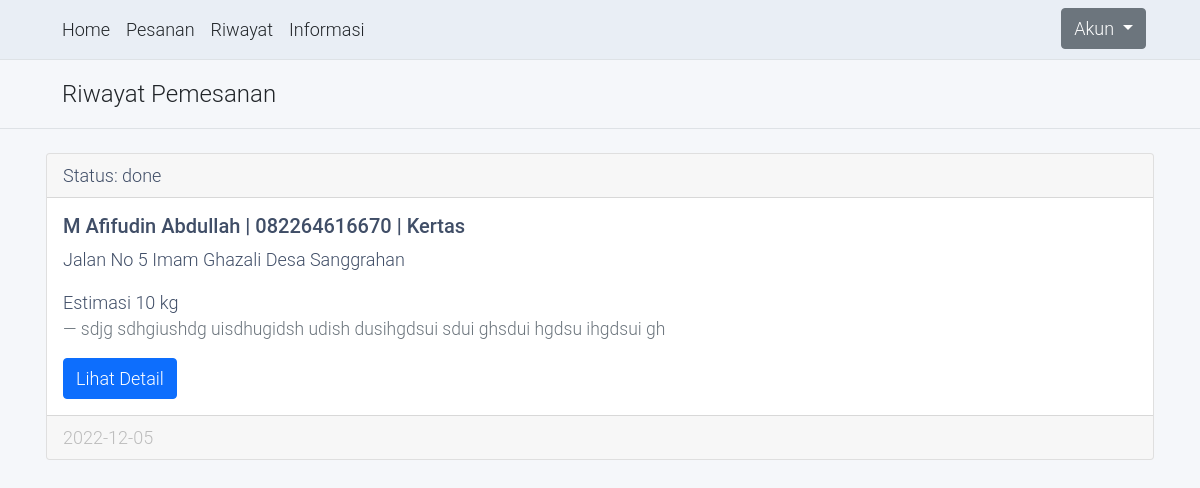
/driver-riwayat.php (signed in), run on the app's committed database.
### tables this page shows
CREATE TABLE `transactions` (
  `id` int(10) UNSIGNED NOT NULL,
  `name` varchar(250) NOT NULL,
  `user_username` varchar(20) NOT NULL,
  `driver_username` varchar(20) DEFAULT NULL,
  `nohp` char(12) NOT NULL,
  `type` int(10) UNSIGNED NOT NULL,
  `est` int(11) DEFAULT NULL,
  `address` varchar(255) NOT NULL,
  `trx_date` date NOT NULL DEFAULT current_timestamp(),
  `description` text NOT NULL,
  `status` enum('pending','process','done') NOT NULL DEFAULT 'pending'
);

CREATE TABLE `informasis` (
  `id` int(10) UNSIGNED NOT NULL,
  `nama` varchar(20) NOT NULL,
  `harga` varchar(20) NOT NULL
);

### services/driver/fetch_transaction_history_service.php (called while the page is built)
<?php
require('./services/db_service.php');
$username = $_COOKIE['username'];
try {
  $transactions = mysqli_query($conn, "SELECT T.id, T.name, T.user_username, T.driver_username, T.nohp, I.nama, T.est, T.address, T.trx_date, T.description, T.status FROM transactions T INNER JOIN informasis I ON T.type = I.id WHERE T.driver_username='$username';");
} catch (\Throwable $th) {
  echo "<SCRIPT>alert('History gagal di dapatkan');window.location='./index.php'</SCRIPT>";
  return;
}

### driver-riwayat.php (the view, shortened to what this page needs)
<?php
require('./services/driver/fetch_transaction_history_service.php');
require('./components/header.php');
?>
<body>
  <?php
  require('./components/navigation.php');
  ?>
  <header class="py-3 mb-4 border-bottom">
    <div class="container">
      <a class="px-2 text-dark text-decoration-none">
        <span class="fs-4">Riwayat Pemesanan</span>
      </a>
    </div>
  </header>
  <div class="container px-3">
    <?php
    foreach ($transactions as $transaction) {
      $id = $transaction['id'];
      $name = $transaction['name'];
      $nohp = $transaction['nohp'];
      $type = $transaction['nama'];
      $address = $transaction['address'];
      $trx_date = $transaction['trx_date'];
      $est = $transaction['est'];
      $description = $transaction['description'];
      $status = $transaction['status'];
      echo "
      <div class='card mb-3'>
        <div class='card-header'>
        Status: $status
        </div>
        <div class='card-body'>
          <h5 class='card-title'>$name | $nohp | $type</h5>
          <p class='card-text'>$address</p>
          <p class='card-text'>Estimasi $est kg</p>
          <blockquote class='blockquote mb-3 mt-3'>
            <footer class='blockquote-footer'>$description</footer>
          </blockquote>
          <a href='./driver-riwayat-detail.php?id=$id' class='btn btn-primary'>Lihat Detail</a>
        </div>
        <div class='card-footer text-muted'>
          $trx_date
        </div>
      </div>
      ";
    }
    ?>
  </div>
</body>
<?php
require('./components/footer.php')
?>

### assets/css/home2.css (style rules this page uses)
body, ul, li, p, a, label, input, div { font-family: 'Roboto', sans-serif; font-size: 18px !important; font-weight: 300 !important; }
.text-muted { color: #bcbcbc !important; }

### assets/css/home4.css (style rules this page uses)
body { color: #404E67; background: #F5F7FA; font-family: 'Open Sans', sans-serif; }

### data on the page
transactions: status "done", name "M Afifudin Abdullah", nohp "082264616670", type.nama "Kertas", address "Jalan No 5 Imam Ghazali Desa Sanggrahan", est "10", description "sdjg sdhgiushdg uisdhugidsh udish dusihgdsui sdui ghsdui hgdsu ihgdsui gh", trx_date "2022-12-05"
